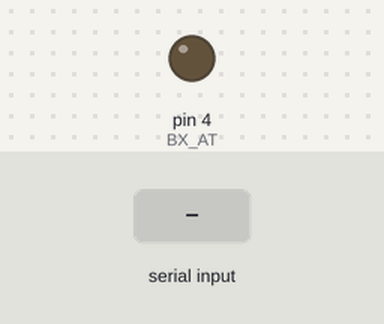
This sketch was run on a simulated Arduino Uno, built with avr-gcc and run on an emulated ATmega328P. Parts: output pins drawn as LEDs (lit = HIGH). The test bench sets the inputs (shaded band). The modem accepts every AT command (registered, SIM ready, sends succeed) and sends nothing else; what the sketch prints to the serial monitor is not drawn.

Above: at 1.2 s.
1.3 s: "1" received over the second serial link
Timing chart, 0 to 4.3 s (numbered marks = the images above; inputs shaded):
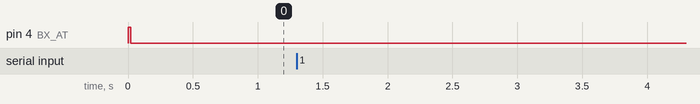

Measured:
- after the input at 1.3 s, every drawn part: stays the same

The sketch:

bt_test.ino
```cpp
#include <SoftwareSerial.h>

#define BT_RX 2
#define BT_TX 3
#define BX_AT 4

SoftwareSerial bluetooth(BT_TX, BT_RX);

void setup() {
  Serial.begin(9600);
  bluetooth.begin(9600);

  pinMode(BX_AT, OUTPUT);
  digitalWrite(BX_AT,1);

  bluetooth.println("AT+NAME=backzoid-1");

  Serial.begin(9600);

  digitalWrite(BX_AT, 0);
  Serial.println(F("Done setup..."));
}

void loop() {
  while (bluetooth.available())
  {
    int bt_input = (int) bluetooth.read();
    Serial.print((char) bt_input);
  }
}
```
